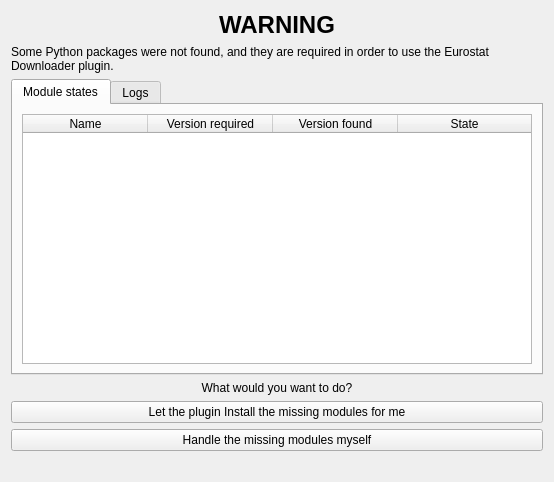
<?xml version="1.0" encoding="UTF-8"?>
<ui version="4.0">
 <class>MissingModules</class>
 <widget class="QWidget" name="MissingModules">
  <property name="geometry">
   <rect>
    <x>0</x>
    <y>0</y>
    <width>554</width>
    <height>482</height>
   </rect>
  </property>
  <property name="windowTitle">
   <string>Missing modules warning</string>
  </property>
  <layout class="QGridLayout" name="gridLayout">
   <item row="1" column="0">
    <widget class="QLabel" name="label_3">
     <property name="text">
      <string>Some Python packages were not found, and they are required in order to use the Eurostat Downloader plugin.</string>
     </property>
     <property name="wordWrap">
      <bool>true</bool>
     </property>
    </widget>
   </item>
   <item row="3" column="0">
    <widget class="QLabel" name="label">
     <property name="text">
      <string>What would you want to do?</string>
     </property>
     <property name="alignment">
      <set>Qt::AlignCenter</set>
     </property>
    </widget>
   </item>
   <item row="0" column="0">
    <widget class="QLabel" name="label_2">
     <property name="text">
      <string>&lt;html&gt;&lt;head/&gt;&lt;body&gt;&lt;p&gt;&lt;span style=&quot; font-size:18pt; font-weight:600;&quot;&gt;WARNING&lt;/span&gt;&lt;/p&gt;&lt;/body&gt;&lt;/html&gt;</string>
     </property>
     <property name="alignment">
      <set>Qt::AlignCenter</set>
     </property>
    </widget>
   </item>
   <item row="5" column="0">
    <widget class="QPushButton" name="pushButtonLetUserInstall">
     <property name="text">
      <string>Handle the missing modules myself</string>
     </property>
    </widget>
   </item>
   <item row="4" column="0">
    <widget class="QPushButton" name="pushButtonInstall">
     <property name="toolTip">
      <string>&lt;html&gt;&lt;head/&gt;&lt;body&gt;&lt;p&gt;The modules will be installed in the plugin folder. It will not interfere with the QGIS default Python site package. Removing the Eurostat Downloader plugin will also remove the installed modules. This option is only available if the pip module (https://pypi.org/project/pip/) is already installed.&lt;/p&gt;&lt;/body&gt;&lt;/html&gt;</string>
     </property>
     <property name="text">
      <string>Let the plugin Install the missing modules for me</string>
     </property>
    </widget>
   </item>
   <item row="2" column="0">
    <widget class="QTabWidget" name="tabWidgetMain">
     <property name="currentIndex">
      <number>0</number>
     </property>
     <widget class="QWidget" name="tabModuleStates">
      <attribute name="title">
       <string>Module states</string>
      </attribute>
      <layout class="QGridLayout" name="gridLayout_2">
       <item row="0" column="0">
        <widget class="QTableWidget" name="tableWidgetModules">
         <property name="layoutDirection">
          <enum>Qt::LeftToRight</enum>
         </property>
         <property name="textElideMode">
          <enum>Qt::ElideRight</enum>
         </property>
         <attribute name="horizontalHeaderCascadingSectionResizes">
          <bool>false</bool>
         </attribute>
         <attribute name="horizontalHeaderMinimumSectionSize">
          <number>39</number>
         </attribute>
         <attribute name="horizontalHeaderDefaultSectionSize">
          <number>125</number>
         </attribute>
         <attribute name="horizontalHeaderShowSortIndicator" stdset="0">
          <bool>false</bool>
         </attribute>
         <attribute name="horizontalHeaderStretchLastSection">
          <bool>true</bool>
         </attribute>
         <attribute name="verticalHeaderDefaultSectionSize">
          <number>30</number>
         </attribute>
         <attribute name="verticalHeaderStretchLastSection">
          <bool>false</bool>
         </attribute>
         <column>
          <property name="text">
           <string>Name</string>
          </property>
         </column>
         <column>
          <property name="text">
           <string>Version required</string>
          </property>
         </column>
         <column>
          <property name="text">
           <string>Version found</string>
          </property>
         </column>
         <column>
          <property name="text">
           <string>State</string>
          </property>
         </column>
        </widget>
       </item>
      </layout>
     </widget>
     <widget class="QWidget" name="tabLogs">
      <attribute name="title">
       <string>Logs</string>
      </attribute>
      <layout class="QGridLayout" name="gridLayout_3">
       <item row="1" column="0">
        <widget class="QPushButton" name="pushButtonExportLogs">
         <property name="text">
          <string>Export</string>
         </property>
        </widget>
       </item>
       <item row="0" column="0">
        <widget class="QScrollArea" name="scrollAreaLogs">
         <property name="widgetResizable">
          <bool>true</bool>
         </property>
         <widget class="QWidget" name="scrollAreaWidgetContents_2">
          <property name="geometry">
           <rect>
            <x>0</x>
            <y>0</y>
            <width>512</width>
            <height>200</height>
           </rect>
          </property>
          <layout class="QGridLayout" name="gridLayout_4">
           <item row="0" column="0">
            <widget class="QLabel" name="labelLogs">
             <property name="text">
              <string/>
             </property>
             <property name="wordWrap">
              <bool>true</bool>
             </property>
            </widget>
           </item>
          </layout>
         </widget>
        </widget>
       </item>
      </layout>
     </widget>
    </widget>
   </item>
   <item row="6" column="0">
    <widget class="QLabel" name="labelProcessFinished">
     <property name="text">
      <string/>
     </property>
     <property name="alignment">
      <set>Qt::AlignCenter</set>
     </property>
     <property name="wordWrap">
      <bool>true</bool>
     </property>
    </widget>
   </item>
  </layout>
  <zorder>pushButtonInstall</zorder>
  <zorder>pushButtonLetUserInstall</zorder>
  <zorder>label_2</zorder>
  <zorder>label_3</zorder>
  <zorder>label</zorder>
  <zorder>tabWidgetMain</zorder>
  <zorder>labelProcessFinished</zorder>
 </widget>
 <resources>
  <include location="../resources.qrc"/>
 </resources>
 <connections/>
</ui>
